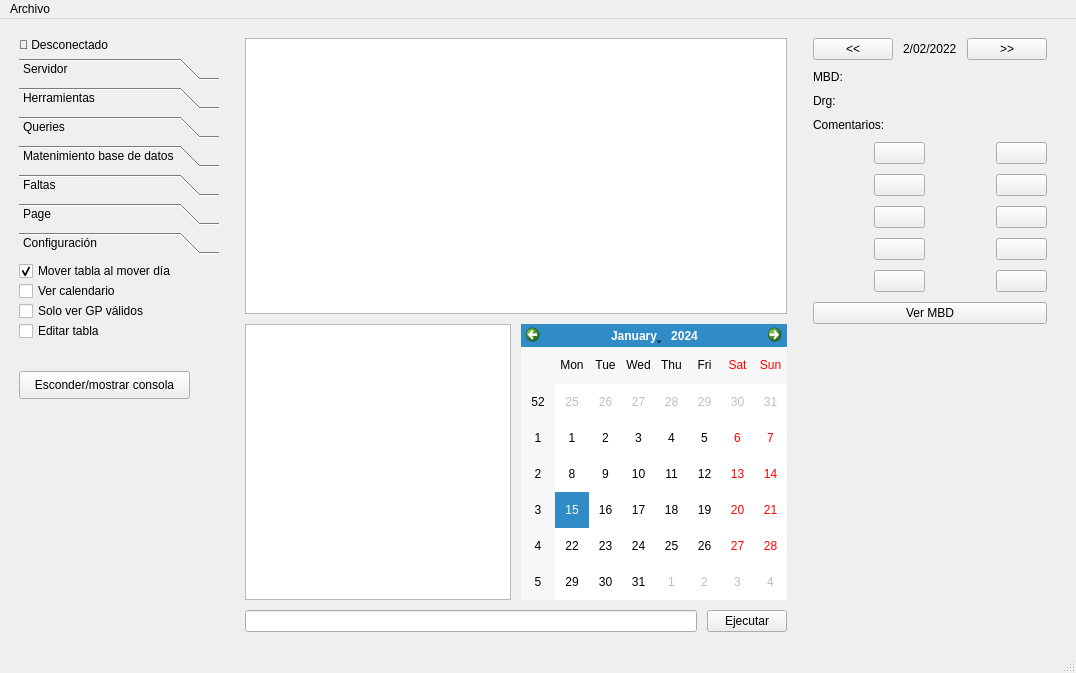
<?xml version="1.0" encoding="UTF-8"?>
<ui version="4.0">
 <class>MainWindow</class>
 <widget class="QMainWindow" name="MainWindow">
  <property name="geometry">
   <rect>
    <x>0</x>
    <y>0</y>
    <width>1076</width>
    <height>673</height>
   </rect>
  </property>
  <property name="windowTitle">
   <string>MainWindow</string>
  </property>
  <widget class="QWidget" name="centralwidget">
   <layout class="QHBoxLayout" name="horizontalLayout">
    <item>
     <layout class="QVBoxLayout" name="verticalLayout">
      <property name="leftMargin">
       <number>10</number>
      </property>
      <property name="topMargin">
       <number>10</number>
      </property>
      <property name="rightMargin">
       <number>10</number>
      </property>
      <property name="bottomMargin">
       <number>10</number>
      </property>
      <item>
       <widget class="QLabel" name="lbl_db_status">
        <property name="enabled">
         <bool>true</bool>
        </property>
        <property name="maximumSize">
         <size>
          <width>200</width>
          <height>20</height>
         </size>
        </property>
        <property name="text">
         <string>🔴 Desconectado</string>
        </property>
        <property name="alignment">
         <set>Qt::AlignLeading|Qt::AlignLeft|Qt::AlignVCenter</set>
        </property>
       </widget>
      </item>
      <item>
       <widget class="QToolBox" name="toolBox">
        <property name="sizePolicy">
         <sizepolicy hsizetype="Minimum" vsizetype="Minimum">
          <horstretch>0</horstretch>
          <verstretch>0</verstretch>
         </sizepolicy>
        </property>
        <property name="maximumSize">
         <size>
          <width>200</width>
          <height>16777212</height>
         </size>
        </property>
        <property name="currentIndex">
         <number>6</number>
        </property>
        <property name="tabSpacing">
         <number>7</number>
        </property>
        <widget class="QWidget" name="page">
         <property name="geometry">
          <rect>
           <x>0</x>
           <y>0</y>
           <width>169</width>
           <height>339</height>
          </rect>
         </property>
         <property name="maximumSize">
          <size>
           <width>200</width>
           <height>16777215</height>
          </size>
         </property>
         <attribute name="label">
          <string>Servidor</string>
         </attribute>
         <widget class="QPushButton" name="btn_db_connect">
          <property name="geometry">
           <rect>
            <x>20</x>
            <y>100</y>
            <width>151</width>
            <height>28</height>
           </rect>
          </property>
          <property name="maximumSize">
           <size>
            <width>200</width>
            <height>16777215</height>
           </size>
          </property>
          <property name="text">
           <string>Conectar base de datos</string>
          </property>
         </widget>
         <widget class="QLineEdit" name="line_host">
          <property name="geometry">
           <rect>
            <x>80</x>
            <y>10</y>
            <width>111</width>
            <height>22</height>
           </rect>
          </property>
          <property name="text">
           <string/>
          </property>
         </widget>
         <widget class="QLabel" name="label_3">
          <property name="geometry">
           <rect>
            <x>10</x>
            <y>10</y>
            <width>61</width>
            <height>20</height>
           </rect>
          </property>
          <property name="text">
           <string>Host</string>
          </property>
          <property name="alignment">
           <set>Qt::AlignRight|Qt::AlignTrailing|Qt::AlignVCenter</set>
          </property>
         </widget>
         <widget class="QLabel" name="label_4">
          <property name="geometry">
           <rect>
            <x>10</x>
            <y>40</y>
            <width>61</width>
            <height>20</height>
           </rect>
          </property>
          <property name="text">
           <string>Usuario</string>
          </property>
          <property name="alignment">
           <set>Qt::AlignRight|Qt::AlignTrailing|Qt::AlignVCenter</set>
          </property>
         </widget>
         <widget class="QLabel" name="label_5">
          <property name="geometry">
           <rect>
            <x>0</x>
            <y>70</y>
            <width>71</width>
            <height>20</height>
           </rect>
          </property>
          <property name="text">
           <string>Contraseña</string>
          </property>
          <property name="alignment">
           <set>Qt::AlignRight|Qt::AlignTrailing|Qt::AlignVCenter</set>
          </property>
         </widget>
         <widget class="QLineEdit" name="line_user">
          <property name="geometry">
           <rect>
            <x>80</x>
            <y>40</y>
            <width>111</width>
            <height>22</height>
           </rect>
          </property>
          <property name="text">
           <string/>
          </property>
         </widget>
         <widget class="QLineEdit" name="line_password">
          <property name="geometry">
           <rect>
            <x>80</x>
            <y>70</y>
            <width>111</width>
            <height>22</height>
           </rect>
          </property>
          <property name="text">
           <string/>
          </property>
          <property name="echoMode">
           <enum>QLineEdit::Password</enum>
          </property>
         </widget>
         <widget class="QPushButton" name="btn_db_disconnect">
          <property name="geometry">
           <rect>
            <x>20</x>
            <y>130</y>
            <width>151</width>
            <height>28</height>
           </rect>
          </property>
          <property name="text">
           <string>Desconectar</string>
          </property>
         </widget>
        </widget>
        <widget class="QWidget" name="page_2">
         <property name="geometry">
          <rect>
           <x>0</x>
           <y>0</y>
           <width>169</width>
           <height>339</height>
          </rect>
         </property>
         <property name="maximumSize">
          <size>
           <width>200</width>
           <height>16777215</height>
          </size>
         </property>
         <attribute name="label">
          <string>Herramientas</string>
         </attribute>
         <widget class="QPushButton" name="btn_validate_full_day">
          <property name="geometry">
           <rect>
            <x>0</x>
            <y>0</y>
            <width>93</width>
            <height>28</height>
           </rect>
          </property>
          <property name="text">
           <string>Validar todo</string>
          </property>
         </widget>
        </widget>
        <widget class="QWidget" name="page_3">
         <property name="geometry">
          <rect>
           <x>0</x>
           <y>0</y>
           <width>169</width>
           <height>339</height>
          </rect>
         </property>
         <attribute name="label">
          <string>Queries</string>
         </attribute>
         <widget class="QPushButton" name="btn_show_gp_table">
          <property name="geometry">
           <rect>
            <x>0</x>
            <y>20</y>
            <width>91</width>
            <height>28</height>
           </rect>
          </property>
          <property name="text">
           <string>GP</string>
          </property>
         </widget>
         <widget class="QLabel" name="label">
          <property name="geometry">
           <rect>
            <x>0</x>
            <y>0</y>
            <width>121</width>
            <height>16</height>
           </rect>
          </property>
          <property name="text">
           <string>Ver tabla:</string>
          </property>
         </widget>
         <widget class="QPushButton" name="btn_show_mbd_table">
          <property name="geometry">
           <rect>
            <x>0</x>
            <y>50</y>
            <width>91</width>
            <height>28</height>
           </rect>
          </property>
          <property name="text">
           <string>MBD</string>
          </property>
         </widget>
         <widget class="QPushButton" name="btn_show_drg_table">
          <property name="geometry">
           <rect>
            <x>0</x>
            <y>80</y>
            <width>91</width>
            <height>28</height>
           </rect>
          </property>
          <property name="text">
           <string>Drg</string>
          </property>
         </widget>
        </widget>
        <widget class="QWidget" name="page_4">
         <property name="geometry">
          <rect>
           <x>0</x>
           <y>0</y>
           <width>169</width>
           <height>339</height>
          </rect>
         </property>
         <attribute name="label">
          <string>Matenimiento base de datos</string>
         </attribute>
         <widget class="QPushButton" name="btn_update_db_mbd">
          <property name="geometry">
           <rect>
            <x>0</x>
            <y>70</y>
            <width>150</width>
            <height>28</height>
           </rect>
          </property>
          <property name="maximumSize">
           <size>
            <width>150</width>
            <height>16777215</height>
           </size>
          </property>
          <property name="text">
           <string>Actualizar MBDs</string>
          </property>
         </widget>
         <widget class="QDateEdit" name="dateEdit">
          <property name="geometry">
           <rect>
            <x>0</x>
            <y>20</y>
            <width>110</width>
            <height>22</height>
           </rect>
          </property>
         </widget>
         <widget class="QPushButton" name="btn_update_db_gp">
          <property name="geometry">
           <rect>
            <x>0</x>
            <y>100</y>
            <width>150</width>
            <height>28</height>
           </rect>
          </property>
          <property name="maximumSize">
           <size>
            <width>150</width>
            <height>16777215</height>
           </size>
          </property>
          <property name="text">
           <string>Actualizar GPs</string>
          </property>
         </widget>
         <widget class="QLabel" name="label_6">
          <property name="geometry">
           <rect>
            <x>0</x>
            <y>0</y>
            <width>161</width>
            <height>16</height>
           </rect>
          </property>
          <property name="text">
           <string>Actualizar a partir del día:</string>
          </property>
         </widget>
         <widget class="QPushButton" name="btn_update_db_drg">
          <property name="geometry">
           <rect>
            <x>0</x>
            <y>130</y>
            <width>150</width>
            <height>28</height>
           </rect>
          </property>
          <property name="maximumSize">
           <size>
            <width>150</width>
            <height>16777215</height>
           </size>
          </property>
          <property name="text">
           <string>Actualizar Drgs</string>
          </property>
         </widget>
        </widget>
        <widget class="QWidget" name="page_5">
         <property name="geometry">
          <rect>
           <x>0</x>
           <y>0</y>
           <width>169</width>
           <height>339</height>
          </rect>
         </property>
         <attribute name="label">
          <string>Faltas</string>
         </attribute>
        </widget>
        <widget class="QWidget" name="page_6">
         <property name="geometry">
          <rect>
           <x>0</x>
           <y>0</y>
           <width>169</width>
           <height>339</height>
          </rect>
         </property>
         <attribute name="label">
          <string>Page</string>
         </attribute>
        </widget>
        <widget class="QWidget" name="page_7">
         <property name="geometry">
          <rect>
           <x>0</x>
           <y>0</y>
           <width>169</width>
           <height>339</height>
          </rect>
         </property>
         <attribute name="label">
          <string>Configuración</string>
         </attribute>
         <widget class="QPushButton" name="btn_toggle_console">
          <property name="geometry">
           <rect>
            <x>0</x>
            <y>110</y>
            <width>171</width>
            <height>28</height>
           </rect>
          </property>
          <property name="text">
           <string>Esconder/mostrar consola</string>
          </property>
         </widget>
         <widget class="QCheckBox" name="chk_move_table">
          <property name="geometry">
           <rect>
            <x>0</x>
            <y>0</y>
            <width>181</width>
            <height>20</height>
           </rect>
          </property>
          <property name="text">
           <string>Mover tabla al mover día</string>
          </property>
          <property name="checked">
           <bool>true</bool>
          </property>
         </widget>
         <widget class="QCheckBox" name="checkBox">
          <property name="geometry">
           <rect>
            <x>0</x>
            <y>20</y>
            <width>181</width>
            <height>20</height>
           </rect>
          </property>
          <property name="text">
           <string>Ver calendario</string>
          </property>
         </widget>
         <widget class="QCheckBox" name="checkBox_2">
          <property name="geometry">
           <rect>
            <x>0</x>
            <y>40</y>
            <width>161</width>
            <height>20</height>
           </rect>
          </property>
          <property name="text">
           <string>Solo ver GP válidos</string>
          </property>
         </widget>
         <widget class="QCheckBox" name="chk_edit_table">
          <property name="geometry">
           <rect>
            <x>0</x>
            <y>60</y>
            <width>131</width>
            <height>20</height>
           </rect>
          </property>
          <property name="text">
           <string>Editar tabla</string>
          </property>
         </widget>
        </widget>
       </widget>
      </item>
     </layout>
    </item>
    <item>
     <layout class="QVBoxLayout" name="verticalLayout_2">
      <property name="spacing">
       <number>10</number>
      </property>
      <property name="leftMargin">
       <number>10</number>
      </property>
      <property name="topMargin">
       <number>10</number>
      </property>
      <property name="rightMargin">
       <number>10</number>
      </property>
      <property name="bottomMargin">
       <number>10</number>
      </property>
      <item>
       <widget class="QTableWidget" name="tableWidget"/>
      </item>
      <item>
       <layout class="QHBoxLayout" name="horizontalLayout_6">
        <item>
         <widget class="QTextBrowser" name="log_window">
          <property name="enabled">
           <bool>true</bool>
          </property>
          <property name="maximumSize">
           <size>
            <width>16777215</width>
            <height>16777215</height>
           </size>
          </property>
         </widget>
        </item>
        <item>
         <widget class="QCalendarWidget" name="calendarWidget">
          <property name="maximumSize">
           <size>
            <width>16777215</width>
            <height>16777215</height>
           </size>
          </property>
         </widget>
        </item>
       </layout>
      </item>
      <item>
       <layout class="QHBoxLayout" name="horizontalLayout_3">
        <item>
         <widget class="QLineEdit" name="line_query"/>
        </item>
        <item>
         <widget class="QPushButton" name="btn_run_query">
          <property name="text">
           <string>Ejecutar</string>
          </property>
         </widget>
        </item>
       </layout>
      </item>
     </layout>
    </item>
    <item>
     <layout class="QVBoxLayout" name="verticalLayout_3">
      <property name="spacing">
       <number>10</number>
      </property>
      <property name="leftMargin">
       <number>10</number>
      </property>
      <property name="topMargin">
       <number>10</number>
      </property>
      <property name="rightMargin">
       <number>20</number>
      </property>
      <property name="bottomMargin">
       <number>10</number>
      </property>
      <item>
       <layout class="QHBoxLayout" name="horizontalLayout_2">
        <item>
         <widget class="QPushButton" name="btn_move_back">
          <property name="text">
           <string>&lt;&lt;</string>
          </property>
         </widget>
        </item>
        <item>
         <widget class="QLabel" name="lbl_current_date">
          <property name="text">
           <string>2/02/2022</string>
          </property>
         </widget>
        </item>
        <item>
         <widget class="QPushButton" name="btn_move_forward">
          <property name="text">
           <string>&gt;&gt;</string>
          </property>
         </widget>
        </item>
       </layout>
      </item>
      <item>
       <layout class="QVBoxLayout" name="verticalLayout_4">
        <item>
         <widget class="QLabel" name="label_7">
          <property name="text">
           <string>MBD:</string>
          </property>
         </widget>
        </item>
        <item>
         <widget class="QLabel" name="label_9">
          <property name="text">
           <string>Drg:</string>
          </property>
         </widget>
        </item>
        <item>
         <widget class="QLabel" name="label_8">
          <property name="text">
           <string>Comentarios:</string>
          </property>
         </widget>
        </item>
       </layout>
      </item>
      <item>
       <layout class="QGridLayout" name="gridLayout_2">
        <item row="3" column="0">
         <layout class="QHBoxLayout" name="horizontalLayout_4">
          <item>
           <widget class="QLabel" name="label_10">
            <property name="text">
             <string/>
            </property>
            <property name="pixmap">
             <pixmap>assets/sergio.jpg</pixmap>
            </property>
           </widget>
          </item>
          <item>
           <widget class="QPushButton" name="btn_gp_sergio">
            <property name="text">
             <string/>
            </property>
            <property name="icon">
             <iconset>
              <normaloff>assets/gp_icon.ico</normaloff>assets/gp_icon.ico</iconset>
            </property>
           </widget>
          </item>
         </layout>
        </item>
        <item row="4" column="1">
         <layout class="QHBoxLayout" name="horizontalLayout_9">
          <item>
           <widget class="QLabel" name="label_18">
            <property name="text">
             <string/>
            </property>
            <property name="pixmap">
             <pixmap>assets/aitor.jpg</pixmap>
            </property>
           </widget>
          </item>
          <item>
           <widget class="QPushButton" name="btn_gp_aitor">
            <property name="text">
             <string/>
            </property>
            <property name="icon">
             <iconset>
              <normaloff>assets/gp_icon.ico</normaloff>assets/gp_icon.ico</iconset>
            </property>
           </widget>
          </item>
         </layout>
        </item>
        <item row="2" column="1">
         <layout class="QHBoxLayout" name="horizontalLayout_7">
          <item>
           <widget class="QLabel" name="label_12">
            <property name="text">
             <string/>
            </property>
            <property name="pixmap">
             <pixmap>assets/joaquin.jpg</pixmap>
            </property>
           </widget>
          </item>
          <item>
           <widget class="QPushButton" name="btn_gp_joaquin">
            <property name="text">
             <string/>
            </property>
            <property name="icon">
             <iconset>
              <normaloff>assets/gp_icon.ico</normaloff>assets/gp_icon.ico</iconset>
            </property>
           </widget>
          </item>
         </layout>
        </item>
        <item row="2" column="0">
         <layout class="QHBoxLayout" name="horizontalLayout_8">
          <item>
           <widget class="QLabel" name="label_13">
            <property name="text">
             <string/>
            </property>
            <property name="pixmap">
             <pixmap>assets/paula.jpg</pixmap>
            </property>
           </widget>
          </item>
          <item>
           <widget class="QPushButton" name="btn_gp_paula">
            <property name="text">
             <string/>
            </property>
            <property name="icon">
             <iconset>
              <normaloff>assets/gp_icon.ico</normaloff>assets/gp_icon.ico</iconset>
            </property>
           </widget>
          </item>
         </layout>
        </item>
        <item row="1" column="0">
         <layout class="QHBoxLayout" name="horizontalLayout_13">
          <item>
           <widget class="QLabel" name="label_15">
            <property name="text">
             <string/>
            </property>
            <property name="pixmap">
             <pixmap>assets/miranda.jpg</pixmap>
            </property>
           </widget>
          </item>
          <item>
           <widget class="QPushButton" name="btn_gp_miranda">
            <property name="text">
             <string/>
            </property>
            <property name="icon">
             <iconset>
              <normaloff>assets/gp_icon.ico</normaloff>assets/gp_icon.ico</iconset>
            </property>
           </widget>
          </item>
         </layout>
        </item>
        <item row="3" column="1">
         <layout class="QHBoxLayout" name="horizontalLayout_5">
          <item>
           <widget class="QLabel" name="label_11">
            <property name="text">
             <string/>
            </property>
            <property name="pixmap">
             <pixmap>assets/diego.jpg</pixmap>
            </property>
           </widget>
          </item>
          <item>
           <widget class="QPushButton" name="btn_gp_diego">
            <property name="text">
             <string/>
            </property>
            <property name="icon">
             <iconset>
              <normaloff>assets/gp_icon.ico</normaloff>assets/gp_icon.ico</iconset>
            </property>
           </widget>
          </item>
         </layout>
        </item>
        <item row="1" column="1">
         <layout class="QHBoxLayout" name="horizontalLayout_11">
          <item>
           <widget class="QLabel" name="label_14">
            <property name="text">
             <string/>
            </property>
            <property name="pixmap">
             <pixmap>assets/nerea.jpg</pixmap>
            </property>
           </widget>
          </item>
          <item>
           <widget class="QPushButton" name="btn_gp_nerea">
            <property name="text">
             <string/>
            </property>
            <property name="icon">
             <iconset>
              <normaloff>assets/gp_icon.ico</normaloff>assets/gp_icon.ico</iconset>
            </property>
           </widget>
          </item>
         </layout>
        </item>
        <item row="0" column="0">
         <layout class="QHBoxLayout" name="horizontalLayout_15">
          <item>
           <widget class="QLabel" name="label_17">
            <property name="text">
             <string/>
            </property>
            <property name="pixmap">
             <pixmap>assets/laura.jpg</pixmap>
            </property>
           </widget>
          </item>
          <item>
           <widget class="QPushButton" name="btn_gp_laura">
            <property name="text">
             <string/>
            </property>
            <property name="icon">
             <iconset>
              <normaloff>assets/gp_icon.ico</normaloff>assets/gp_icon.ico</iconset>
            </property>
           </widget>
          </item>
         </layout>
        </item>
        <item row="0" column="1">
         <layout class="QHBoxLayout" name="horizontalLayout_14">
          <item>
           <widget class="QLabel" name="label_16">
            <property name="text">
             <string/>
            </property>
            <property name="pixmap">
             <pixmap>assets/anton.png</pixmap>
            </property>
           </widget>
          </item>
          <item>
           <widget class="QPushButton" name="btn_gp_anton">
            <property name="text">
             <string/>
            </property>
            <property name="icon">
             <iconset>
              <normaloff>assets/gp_icon.ico</normaloff>assets/gp_icon.ico</iconset>
            </property>
           </widget>
          </item>
         </layout>
        </item>
        <item row="4" column="0">
         <layout class="QHBoxLayout" name="horizontalLayout_12">
          <item>
           <widget class="QLabel" name="label_19">
            <property name="text">
             <string/>
            </property>
            <property name="pixmap">
             <pixmap>assets/aina.jpg</pixmap>
            </property>
           </widget>
          </item>
          <item>
           <widget class="QPushButton" name="btn_gp_aina">
            <property name="text">
             <string/>
            </property>
            <property name="icon">
             <iconset>
              <normaloff>assets/gp_icon.ico</normaloff>assets/gp_icon.ico</iconset>
            </property>
           </widget>
          </item>
         </layout>
        </item>
       </layout>
      </item>
      <item>
       <widget class="QPushButton" name="btn_show_current_mbd">
        <property name="text">
         <string>Ver MBD</string>
        </property>
       </widget>
      </item>
      <item>
       <spacer name="verticalSpacer_2">
        <property name="orientation">
         <enum>Qt::Vertical</enum>
        </property>
        <property name="sizeHint" stdset="0">
         <size>
          <width>20</width>
          <height>40</height>
         </size>
        </property>
       </spacer>
      </item>
     </layout>
    </item>
   </layout>
  </widget>
  <widget class="QMenuBar" name="menubar">
   <property name="geometry">
    <rect>
     <x>0</x>
     <y>0</y>
     <width>1076</width>
     <height>26</height>
    </rect>
   </property>
   <widget class="QMenu" name="menuArchivo">
    <property name="title">
     <string>Archivo</string>
    </property>
   </widget>
   <addaction name="menuArchivo"/>
  </widget>
  <widget class="QStatusBar" name="statusbar"/>
  <action name="actiontest">
   <property name="text">
    <string>test</string>
   </property>
  </action>
 </widget>
 <resources/>
 <connections/>
</ui>
